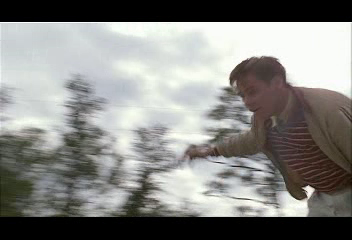
#> input picture frame 15 of DPluse.avi, 352 x 240 px, given in place of LR1_1.avi, which was not available
$ python blackout.py   (Python 2 division)
#> lines starting #> are read from the running program, lines starting #| are printed output that depends on the picture; pictures that were not available may be replaced by others from this repository, and a replacement may not be noted
import cv2
import numpy as np

org = cv2.VideoCapture("../LR1_1.avi")


def check(a):
    for i in range(int(org.get(4))):
        for j in range(int(org.get(3))):
		if (a[i,j] > 255):
		    a[i,j] = 255;
		if (a[i,j] < 0):
		    a[i,j] = 0;
    return a

def ver_r(a, v, size, zn):
   for i in range(size):
       a[i] = a[i] + v*zn
       if (a[i] > 255):
           a[i] = 255
       if (a[i] < -255):
           a[i] = -255
   return a

def mask(a,N,zn):
#> called with N = 70, zn = -1
     for i in range(N):
        a[i,:] = ver_r(a[i,:], N - i, a.shape[1],zn)
        a[-i-1,:] = ver_r(a[-i-1,:], N - i, a.shape[1],zn)
        a[:,i] = ver_r(a[:,i], N - i, a.shape[0],zn)
        a[:,-i-1] = ver_r(a[:,-i-1], N - i, a.shape[0],zn)
     return a

N = 70

Mas = np.zeros((int(org.get(4)),int(org.get(3))))
print mask(Mas,N,-1)

fourcc = cv2.VideoWriter_fourcc(*'XVID')
out = cv2.VideoWriter('blackout.avi',fourcc,int(org.get(5)),(int(org.get(3)),int(org.get(4))))

while(org.isOpened()):
    ret, frame = org.read()
#> frame is the input picture: shape (240, 352, 3); mean B, G, R 132.2, 135.2, 135.4
    if ret == True:
	frame[:,:,0] = check(frame[:,:,0] + Mas[:,:])
#> after the loop in check, `for i in range(int(org.get(4))):`:
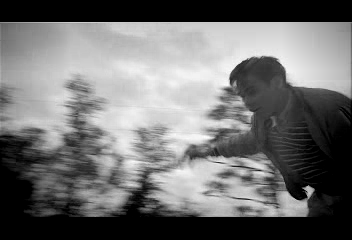
#> a: shape (240, 352) float64; min 0, max 253, mean 112.5
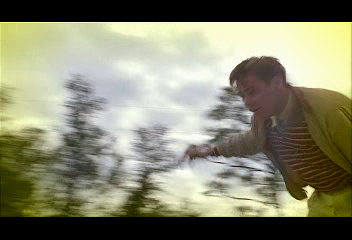
#> frame: shape (240, 352, 3); mean B, G, R 112.5, 135.2, 135.4
	frame[:,:,1] = check(frame[:,:,1] + Mas[:,:])
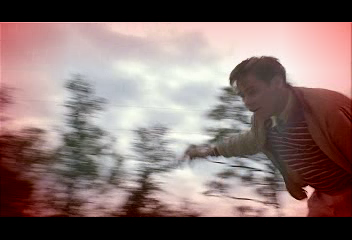
#> frame: shape (240, 352, 3); mean B, G, R 112.5, 115, 135.4
	frame[:,:,2] = check(frame[:,:,2] + Mas[:,:])
#> after the loop in check (call 3), `for i in range(int(org.get(4))):`:
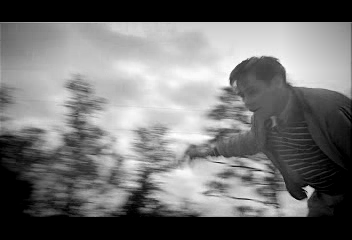
#> a: shape (240, 352) float64; min 0, max 255, mean 114.9
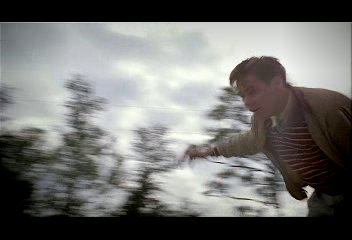
#> frame: shape (240, 352, 3); mean B, G, R 112.5, 115, 114.9
        out.write(frame)
        cv2.imshow('frame',frame)
        if cv2.waitKey(25) & 0xFF == ord('q'):
#> (key q is pressed here)
            break
    else:
        break


org.release()
out.release()
cv2.destroyAllWindows()

$ run again, starting later in the video
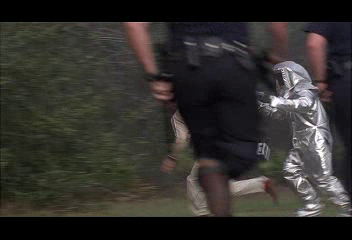
#> input picture frame 126 of DPluse.avi, 352 x 240 px, given in place of LR1_1.avi, which was not available
#> frame is the input picture: shape (240, 352, 3); mean B, G, R 43.9, 47.1, 49.6
#> after the loop in check (call 3), `for i in range(int(org.get(4))):`:
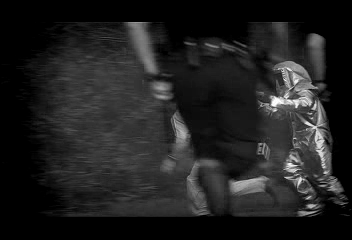
#> a: shape (240, 352) float64; min 0, max 255, mean 32.3
#> `frame[:,:,2] = check(frame[:,:,2] + Mas[:,:])`:
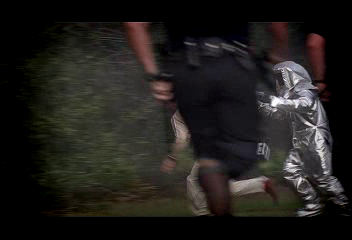
#> frame: shape (240, 352, 3); mean B, G, R 27.2, 29.8, 32.3
